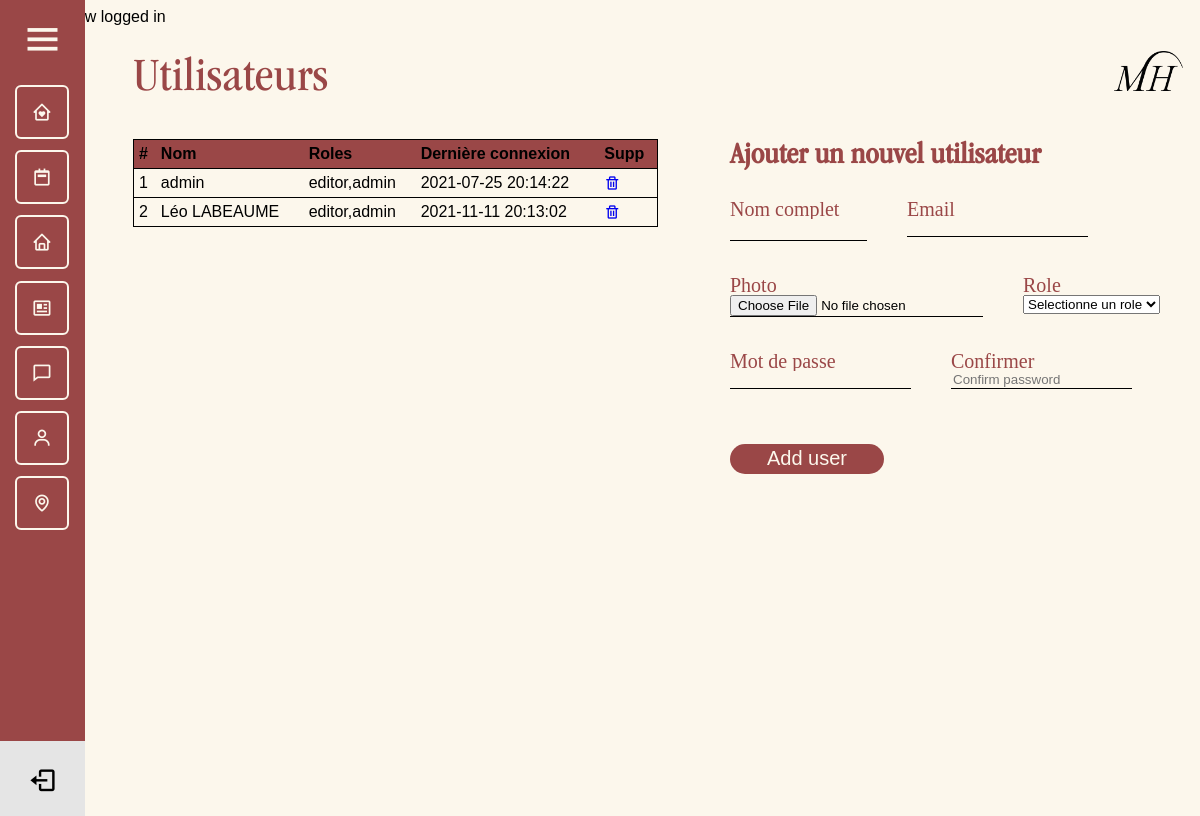
/admin/users.php (signed in), run on the app's committed database.
### tables this page shows
CREATE TABLE `users` (
  `id` int(11) NOT NULL,
  `full_name` varchar(255) NOT NULL,
  `email` varchar(255) NOT NULL,
  `password` varchar(80) NOT NULL,
  `join_date` datetime NOT NULL DEFAULT CURRENT_TIMESTAMP,
  `last_login` datetime NOT NULL,
  `permissions` varchar(255) NOT NULL,
  `photo` text NOT NULL
);

### admin/users.php (the view, shortened to what this page needs)
<?php
require_once $_SERVER['DOCUMENT_ROOT'] . '/core/core.php';
include 'includes/header.php';
include 'includes/navigation.php';
$sql = "SELECT * FROM users";
$result = $db->query($sql);
$row_count = 1;
@$fullname = $_POST['fullname'];
@$email = $_POST['email'];
?>
<div class="admin_page">
    <div class="header_admin">
        <h1>Utilisateurs</h1>
        <img src="../assets/png/LOGO_02_PNG_NOIR.png" alt="Logo Muriel">
    </div>
    <div class="admin_page_users">
        <div class="table_users">
            <table>
                <thead>
                    <tr>
                        <th>#</th>
                        <th>Nom</th>
                        <th>Roles</th>
                        <th>Dernière connexion</th>
                        <th>Supp</th>
                    </tr>
                </thead>
                <tbody>
                    <?php while ($rows = $result->fetch(PDO::FETCH_ASSOC)) : ?>
                        <tr>
                            <td><?= $row_count++; ?></td>
                            <td><?= $rows['full_name']; ?></td>
                            <td><?= $rows['permissions']; ?></td>
                            <td><?= $rows['last_login']; ?></td>
                            <td>
                                <a href="users.php?delete=<?= $rows['id']; ?>"><i class='bx bx-trash'></i></a>
                            </td>
                        </tr>
                    <?php endwhile; ?>
                </tbody>
            </table>
        </div>
        <div class="form_users">
            <form action="users.php" method="POST" class="form" id="add_user" enctype='multipart/form-data' onsubmit="return validate();">
                <h2>Ajouter un nouvel utilisateur</h2>
                <div class="form-control form_users_top">
                    <div>
                        <label for="fullname">Nom complet</label>
                        <br>
                        <input type="text" value="<?= (isset($_GET['edit'])) ? '' . $edit['full_name'] . '' : '' . $fullname . ''; ?>" name="fullname" id="fullname" placeholder="">
                        <br>
                    </div>
                    <div>
                        <label for="email">Email</label>
                        <br>
                        <input type="email" value="<?= (isset($_GET['edit'])) ? '' . $edit['email'] . '' : '' . $email . ''; ?>" name="email" id="email" placeholder="">
                        <br>
                    </div>
                </div>
                <div class="form-control form_users_middle">
                    <div>
                        <label for="file">Photo</label>
                        <br>
                        <input type="file" name="file" id="file">
                        <br>
                    </div>
                    <div>
                        <label for="role">Role</label>
                        <br>
                        <select id="permission" name="role">
                            <option value="" selected>Selectionne un role</option>
                        </select>
                        <br>
                    </div>
                </div>
                <div class="form-control form_users_bottom">
                    <div>
                        <label for="password">Mot de passe</label>
                        <br>
                        <input type="password" name="password" id="password" placeholder="">
                        <br>
                    </div>
                    <div>
                        <label for="password2">Confirmer</label>
                        <br>
                        <input type="password" name="password2" id="password2" placeholder="Confirm password">
                        <br>
                    </div>
                </div>
                <div>
                    <input type="submit" name="<?= (isset($_GET['edit'])) ? 'edit' : 'add'; ?>" value="<?= (isset($_GET['edit'])) ? 'Edit user' : 'Add user'; ?>" class="submit_button">
                </div>
            </form>
        </div>
    </div>
</div>

### admin/css/style.css (style rules this page uses)
body { position: relative; min-height: 100vh; width: 100%; background-color: #FCF7EC; font-family: sans-serif; overflow-x: hidden; }
.admin_page { margin: 25px 25px 25px 125px; }
.admin_page .header_admin { display: flex; justify-content: space-between; }
.admin_page .header_admin h1 { font-family: ITCGaramondStd-BkNarrow; font-style: normal; font-weight: normal; font-size: 4vw; margin: 0; color: #9A4747; }
.admin_page .header_admin img { max-height: 40px; max-width: 90px; }
.admin_page_users { display: flex; margin-top: 30px; gap: 6vw; }
.table_users { width: 50%; }
.form_users h2 { font-family: ITCGaramondStd-BkNarrow; font-size: 30px; color: #9A4747; margin-top: 0; }
.form .form_users_top, .form_users_middle, .form_users_bottom { display: flex; margin-bottom: 20px; gap: 40px; }
.admin_page_users .form_users input { border: none; border-bottom: solid 1px #000; background-color: #FCF7EC; }
.admin_page_users .form_users label { font-family: Neue Montreal; font-style: normal; font-weight: normal; font-size: 20px; line-height: 95.5%; color: #9A4747; }
.admin_page_users form input[type="text" i], .admin_page_users form input[type="date" i] { font-family: ITCGaramondStd-BkNarrow; font-size: 16px; }
.admin_page_users .submit_button { height: 30px; width: 154px; border: none !important; border-radius: 40px; background-color: #9A4747 !important; color: #FCF7EC; font-size: 20px; margin-top: 20px; }
.admin_page_reserv table, .admin_page_comments table, .admin_page_users table { width: 100%; border-collapse: collapse; border: solid 1px; }
.admin_page_reserv th, .admin_page_comments th, .admin_page_users th { text-align: left; padding: 5px; }
.admin_page_reserv thead, .admin_page_comments thead, .admin_page_users thead { background-color: #9A4747; }
.admin_page_reserv tr, .admin_page_comments tr, .admin_page_users tr { border-bottom: solid 1px; }
.admin_page_reserv td, .admin_page_comments td, .admin_page_users td { padding: 5px; }

### data on the page
users: full_name "admin", permissions "editor,admin", last_login "2021-07-25 20:14:22"
users: full_name "Léo LABEAUME", permissions "editor,admin", last_login "2021-11-11 20:13:02"

### other printed values
$_SESSION['logged_in'] "You are now logged in"
